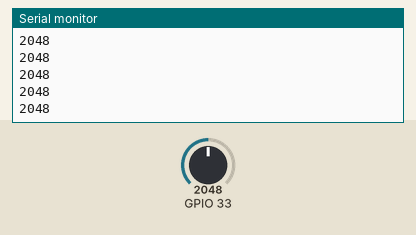
This sketch was run on a simulated ESP32. On the bench: the last lines printed to the serial monitor. The test bench sets the inputs (shaded band); at power-on: GPIO 33 = 2048.

Above: at 1.2 s.
1.3 s: GPIO 33 set to 2866
At 1.56 s:
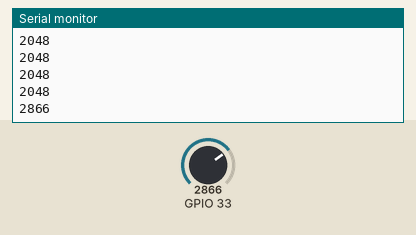
2.8 s: GPIO 33 set to 3603
At 2.96 s:
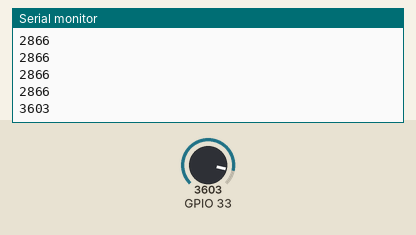
Timing chart, 0 to 5.8 s (numbered marks = the images above; inputs shaded):
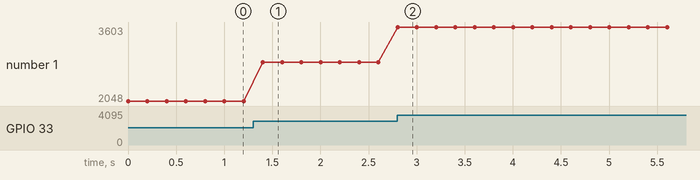

The sketch:

SerialPlotter.ino
```cpp
int adcvalue;

void setup() {
  // put your setup code here, to run once:
  Serial.begin(115200);
}


void loop() {
  // put your main code here, to run repeatedly:
  adcvalue = analogRead(33);
  Serial.println(adcvalue);
  delay(200);
}
```

Measured:
- after the input at 1.3 s, the serial monitor: prints a new line after 0.10 s (image 1)
- after the input at 2.8 s, the serial monitor: prints a new line at once (image 2)
- plotted number 1: 2048 → 2866 after the input at 1.3 s, 2866 → 3603 after the input at 2.8 s
